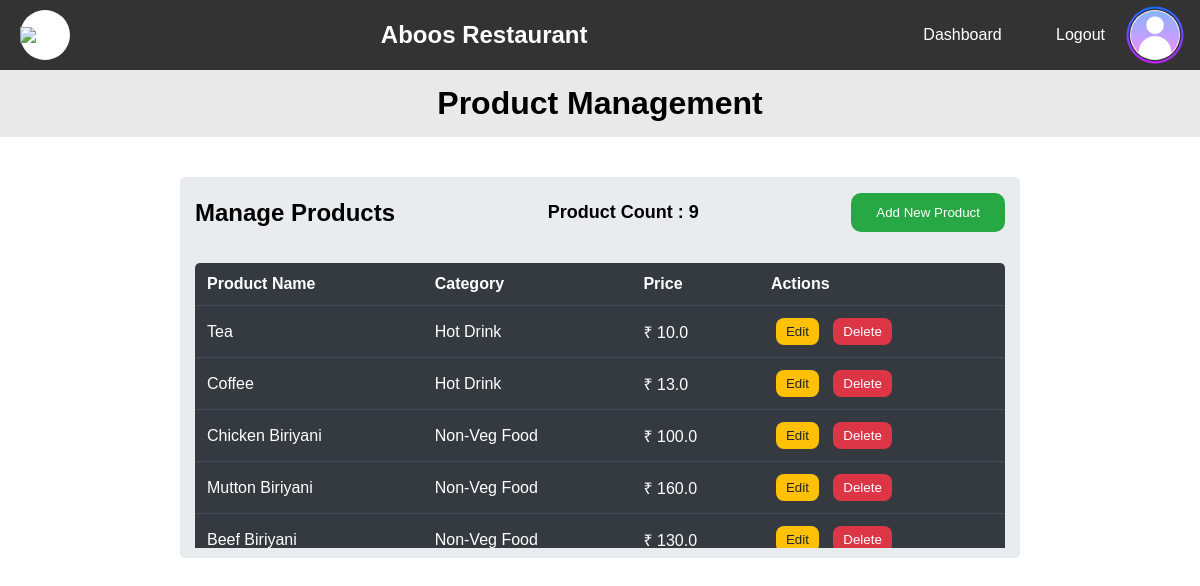
/dashboard/product-management (signed in), run on the app's committed database.
### v1/models.py (models this page shows, shortened)
class Products(db.Model, UserMixin):
    __tablename__ = "products"
    pid = db.Column(db.Integer, primary_key=True)
    name = db.Column(db.String(30), unique=True, nullable=False)
    category = db.Column(db.String(20), nullable=False)
    price = db.Column(db.Float, nullable=False)
    def __repr__(self):
        return f"{self.name}{self.category}{self.price}"

### v1/routes.py (the view, shortened to what this page needs)
    @app.route("/dashboard/product-management")
    @login_required
    def product_management():
        if current_user.role == "admin":
            product_data = Products.query.all()
            print(product_data)
            return render_template(
                "/dashboard/product_managment.html",
                username=current_user.username,
                products=product_data,
                count=len(product_data),
            )

### v1/app.py (called while the page is built)
def create_app():
    app = Flask(
        __name__,
        template_folder="templates",
        static_folder="static",
        static_url_path="/",
    )
    app.config["SQLALCHEMY_DATABASE_URI"] = "sqlite:///./app.db"
    app.secret_key = "resturant-app-secret-key"
    db.init_app(app)
    login_manager = LoginManager()
    login_manager.init_app(app)
    from models import Users
    @login_manager.user_loader
    def load_user(uid):
        return Users.query.get(uid)
    @login_manager.unauthorized_handler
    def unauthorized_callback():
        return redirect(
            url_for(
                "auth_error",
                msg="Only authorized users can access this page. Please log in to continue.",
            )
        )
    bcrypt = Bcrypt(app)
    from routes import register_routes
    register_routes(app, db, bcrypt)
    migrate = Migrate(app, db)
    return app

### v1/templates/dashboard/product_managment.html (shortened to what this page needs)
<!DOCTYPE html>
<html lang="en">
<head>
    <link rel="stylesheet" href="/css/dashboard/mng.css">
    <link rel="stylesheet" href="/css/dashboard/navbar.css">
</head>
<body>
    <header>
        <nav class="navbar">
            <div class="nav-div">
                <div class="nav-logo">
                    <img src="/images/favicon.png">
                </div>
                <div class="nav-head">
                    <h2>Aboos Restaurant</h2>
                </div>
                <div class="nav-links">
                    <ul>
                        <li><a href="/dashboard">Dashboard</a></li>
                        <li><a href="{{ url_for('logout') }}">Logout</a></li>
                    </ul>
                    <div class="nav-logo">
                        <img src="/images/profile-icon.png">
                    </div>
                </div>
            </div>
        </nav>
    </header>
    <div class="main">
        <div class="head-div">
            <h1> Product Management </h1>
        </div>
        <div class="container">
            <div class="row-head">
                <h2>Manage <b>Products</b></h2>
                <div class="count-div">
                    <span>Product Count : {{ count }}</span>
                </div>
                <button id="insert-popup" type="button">Add New Product</button>
            </div>
            <div class="row-body">
                <table>
                    <thead>
                        <tr>
                            <th>Product Name</th>
                            <th>Category</th>
                            <th>Price</th>
                            <th>Actions</th>
                        </tr>
                    </thead>
                    <tbody>
                        {% for product in products %}
                        <tr>
                            <td>{{ product.name }}</td>
                            <td>{{ product.category }}</td>
                            <td>₹ {{ product.price }}</td>
                            <td>
                                <button type="button" data-pid="{{ product.pid }}" data-name="{{ product.name }}"
                                    data-category="{{ product.category }}" data-price="{{ product.price }}"
                                    class="btn btn-edit update-popup">Edit</button>
                                <button type="button" class="btn btn-delete"><a
                                        href="/user/delete/{{ product.pid}}">Delete</a></button>
                            </td>
                        </tr>
                        {% endfor %}
                    </tbody>
                </table>
            </div>
        </div>
    </div>
</body>
</html>

### v1/static/css/dashboard/mng.css (style rules this page uses)
* { padding: 0; margin: 0; box-sizing: border-box; }
body { font-family: Arial, sans-serif; }
.main { display: flex; flex-direction: column; align-items: center; }
.head-div { background-color: rgb(233, 233, 233, 0.959); padding: 15px; text-align: center; width: 100%; }
.container { background-color: #e9ecef; width: 70%; display: flex; flex-direction: column; flex-wrap: wrap; margin-top: 40px; border-radius: 5px; justify-content: center; align-items: center; padding-bottom: 10px; }
.row-head { display: flex; justify-content: space-between; align-items: center; padding: 10px; width: 100%; margin: 5px 0; }
.row-head h2, .row-head button { margin: 0 5px; }
.row-head button { color: #fff; background-color: #28a745; font-weight: 400; text-align: center; vertical-align: middle; cursor: pointer; padding: 10px 25px; line-height: 1.5; border-radius: 10px; border: 0; }
.count-div { padding: 10px 25px; border-radius: 10px; text-align: center; }
.count-div span { font-size: 18px; font-weight: bold; }
.row-body { width: 100%; padding: 15px; height: 300px; overflow: auto; }
.row-body table { width: 100%; color: #fff; background-color: #343a40; text-align: left; border-radius: 5px; border-collapse: collapse; overflow: hidden; }
.row-body table th, .row-body table td { padding: 12px; }
.row-body table td { border-top: 1px solid #454d55; }
.row-body .btn { outline: 0; border: 0; padding: 6px 10px; border-radius: 8px; margin: 0 5px; cursor: pointer; }
.row-body .btn a { text-decoration: none; }
.row-body .btn-edit { color: #212529; font-weight: 400; background-color: #ffc107; }
.row-body .btn-delete { background-color: #dc3545; }
.row-body .btn-delete a { text-decoration: none; color: white; }

### v1/static/css/dashboard/navbar.css (style rules this page uses)
.navbar { background-color: #333; color: #fff; padding: 10px 20px; position: relative; }
.nav-div { display: flex; align-items: center; justify-content: space-between; }
.nav-logo { background-color: white; border-radius: 50%; width: 50px; height: 50px; display: flex; align-items: center; justify-content: center; }
.nav-logo img { width: 70px; }
.nav-links { display: flex; align-items: center; }
.nav-links li { display: inline-block; list-style: none; margin: 0 25px; }
.nav-links a { color: #fff; text-decoration: none; border-bottom: 3px solid transparent; transition: border-color 0.3s ease; padding-bottom: 10px; }

### data on the page
Products: name "Tea", category "Hot Drink", price "10.0"
Products: name "Coffee", category "Hot Drink", price "13.0"
Products: name "Chicken Biriyani", category "Non-Veg Food", price "100.0"
Products: name "Mutton Biriyani", category "Non-Veg Food", price "160.0"
Products: name "Beef Biriyani", category "Non-Veg Food", price "130.0"

### other printed values
{{ count }} "9"
